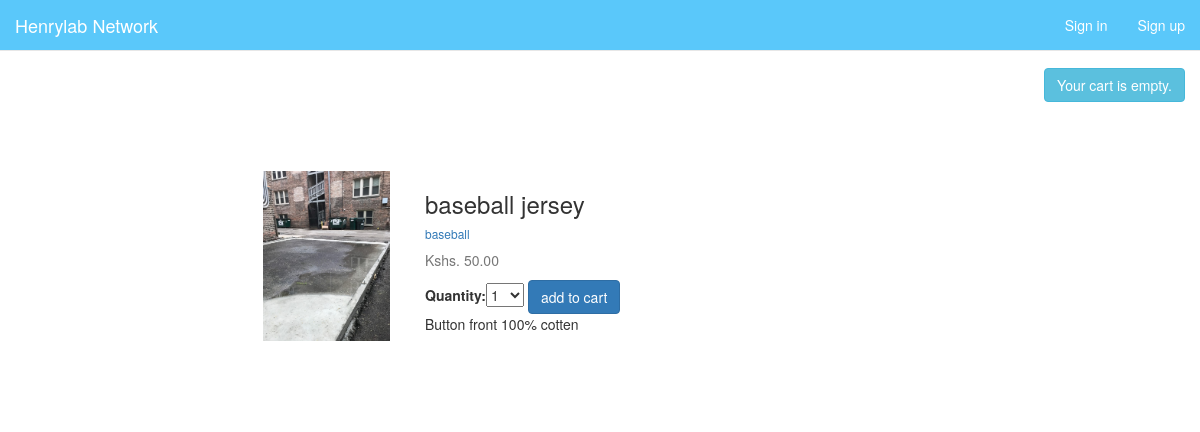
The page /1/baseball-jersey/ on the database its author committed.
### shop/models.py (models this page shows, shortened)
class Product(models.Model):
    category = models.ForeignKey(Category, related_name='products', on_delete=models.CASCADE)
    name = models.CharField(max_length=100, db_index=True)
    slug = models.SlugField(max_length=100, db_index=True)
    description = models.TextField(blank=True)
    price = models.DecimalField(max_digits=10, decimal_places=2)
    available = models.BooleanField(default=True)
    stock = models.PositiveIntegerField()
    created_at = models.DateTimeField(auto_now_add=True)
    updated_at = models.DateTimeField(auto_now=True)
    image = models.ImageField(upload_to='static', blank=True)
    class Meta:
        ordering = ('name', )
        index_together = (('id', 'slug'),)

class Category(models.Model):
    name = models.CharField(max_length=150, db_index=True)
    slug = models.SlugField(max_length=150, unique=True ,db_index=True)
    created_at = models.DateTimeField(auto_now_add=True)
    updated_at = models.DateTimeField(auto_now=True)
    class Meta:
        ordering = ('name', )
        verbose_name = 'category'
        verbose_name_plural = 'categories'
    def __str__(self):
        return self.name
    def get_absolute_url(self):
        return reverse('shop:product_list_by_category', args=[self.slug])

### shop/views.py (the view)
# urls.py: url(r'^(?P<id>\d+)/(?P<slug>[-\w]+)/$', views.product_detail, name='product_detail'),
def product_detail(request, id, slug):
    product = get_object_or_404(Product, id=id, slug=slug, available=True)
    cart_product_form = CartAddProductForm()
    context = {
        'product': product,
        'cart_product_form': cart_product_form
    }
    return render(request, 'shop/product/detail.html', context)

### cart/forms.py
class CartAddProductForm(forms.Form):
    quantity = forms.TypedChoiceField(choices=PRODUCT_QUANTITY_CHOICES, coerce=int)
    update = forms.BooleanField(required=False, initial=False, widget=forms.HiddenInput)

### cart/cart.py (called while the page is built)
    def __len__(self):
        return sum(item['quantity'] for item in self.cart.values())

### cart/context_processors.py (called while the page is built)
def cart(request):
    return {'cart': Cart(request)}

### shop/templates/shop/product/detail.html (shortened to what this page needs)
{% extends 'shop/base.html' %}
{% load static %}
{% block content %}
   <div class="container">
      <div class="row" style="margin-top: 6%">
        <div class="col-sm-8 blog-main">
          <div class="blog-post">
              <div class="row">
                <div class="card">
                    <div class="card-body">
                        <div class="col-md-6 text-right">
                            <img src="{% if product.image %} {{ product.image.url }} {% else %} {% static 'img/default.jpg' %} {% endif %}" alt="..." style="height: 170px; width: auto">
                        </div>
                        <div class="col-md-6" style="padding-left: 20px">
                            <h3>{{ product.name }}</h3>
                            <h6><a href="{{ product.category.get_absolute_url }}">{{ product.category }}</a></h6>
                            <p class="text-muted">Kshs. {{ product.price }}</p>
                            <form action="{% url "cart:cart_add" product.id %}" method="post">
                                {{ cart_product_form }}
                                <input type="submit" value="add to cart" class="btn btn-primary">
                            </form>
                            <p>{{ product.description|safe|linebreaksbr }}</p>
                        </div>
                    </div>
                </div>
              </div>
          </div>
        </div>
      </div>
    </div>
{% endblock %}

### shop/static/css/styles.css (style rules this page uses)
.blog-post { margin-bottom: 60px; }

### rows shown on the page
Product: image (picture), name "baseball jersey", category "baseball", price "50.00", description "Button front 100% cotten"
